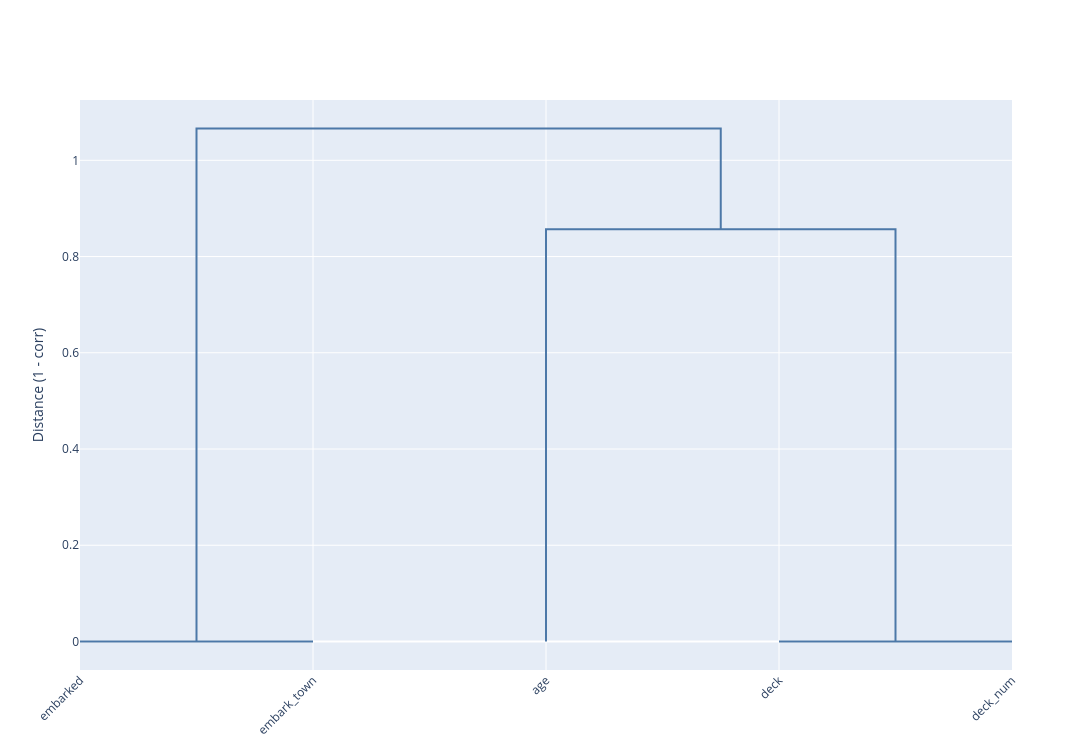

Notebook source saved alongside this figure:
### Code cell
df.dendrogram().show()

### Figure 1 — Plotly figure (JSON) as saved in the notebook; plotly's stock layout.template omitted (floating-point values rounded to 4 significant figures)
{"data": [{"hoverinfo": "skip", "line": {"color": "#4C78A8", "width": 2}, "mode": "lines", "showlegend": false, "type": "scatter", "x": [5, 5, 15, 15], "y": [0, 0, 0, 0]}, {"hoverinfo": "skip", "line": {"color": "#4C78A8", "width": 2}, "mode": "lines", "showlegend": false, "type": "scatter", "x": [35, 35, 45, 45], "y": [0, 0, 0, 0]}, {"hoverinfo": "skip", "line": {"color": "#4C78A8", "width": 2}, "mode": "lines", "showlegend": false, "type": "scatter", "x": [25, 25, 40, 40], "y": [0, 0.857, 0.857, 0]}, {"hoverinfo": "skip", "line": {"color": "#4C78A8", "width": 2}, "mode": "lines", "showlegend": false, "type": "scatter", "x": [10, 10, 32.5, 32.5], "y": [0, 1.066, 1.066, 0.857]}], "layout": {"font": {}, "height": 750, "legend": {"title": {}}, "showlegend": true, "title": {}, "width": 1500, "xaxis": {"tickangle": -45, "tickmode": "array", "ticktext": ["embarked", "embark_town", "age", "deck", "deck_num"], "tickvals": [5, 15, 25, 35, 45]}, "yaxis": {"title": {"text": "Distance (1 - corr)"}}}}
